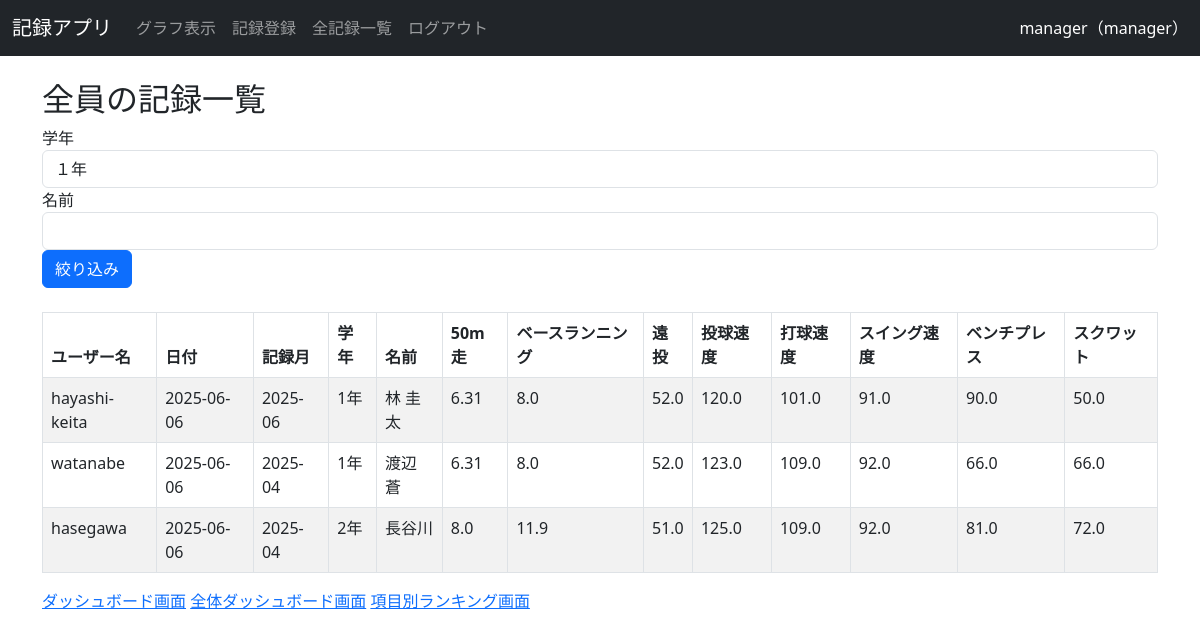
The page /all_records (signed in) on the database its author committed.
### models.py (models this page shows)
class User(UserMixin, db.Model):
    id = db.Column(db.Integer, primary_key=True)  # 各ユーザーの一意のIDを付ける
    username = db.Column(db.String(150), unique=True, nullable=False)  # ユーザー名、重複を許さない、空も不可
    password = db.Column(db.String(150), nullable=True)  # パスワード、空は不可
    role = db.Column(db.String(50), default='member')
    grade = db.Column(db.String(10))
    name = db.Column(db.String(50))
    records = db.relationship('Record', backref='user', lazy=True)

class Record(db.Model):
    id = db.Column(db.Integer, primary_key=True)
    user_id = db.Column(db.Integer, db.ForeignKey('user.id'), nullable=False)
    date = db.Column(db.Date, default=datetime.now)
    month = db.Column(db.String(10))
    grade = db.Column(db.String(10))
    name = db.Column(db.String(50))
    run_50m = db.Column(db.Float)
    base_running = db.Column(db.Float)
    long_throw = db.Column(db.Float)
    pitch_speed = db.Column(db.Float)
    hit_speed = db.Column(db.Float)
    swing_speed = db.Column(db.Float)
    bench_press = db.Column(db.Float)
    squat = db.Column(db.Float)
    member_approval = db.Column(db.Boolean, default=False)
    coach_approval = db.Column(db.Boolean, default=False)

### routes/record.py (the view)
@record.route('/all_records', methods=['GET'])
@login_required
def all_records():
    if current_user.role == 'member':
        flash('アクセス権限がありません。', 'danger')
        return redirect(url_for('index'))
    form = FilterForm(request.args)
    query = Record.query.join(User)  # データベースからユーザー名を検索し結合
    if form.validate_on_submit():
        if form.grade.data:
            query = query.filter(User.grade == form.grade.data)
        if form.name.data:
            query =query.filter(User.name.contains(form.name.data))
    records = Record.query.order_by(Record.date.desc()).all()
    users = {user.id: user.username for user in User.query.all()}
    return render_template('all_records.html', records=records, users=users, form=form)

### forms.py
class FilterForm(FlaskForm):
    grade = SelectField('学年', choices=[('１年', '１年'), ('２年', '２年'), ('３年', '３年')])
    name = StringField('名前')
    submit = SubmitField('絞り込み')

### app.py (called while the page is built)
@LoginManager.user_loader  # Flask-Loginが「今ログインしている人」を取得する方法を定義
def load_user(user_id):
    return User.query.get(int(user_id))  # データベースから user_id に一致するユーザーを探して返す

### templates/all_records.html (shortened to what this page needs)
{% extends "layout.html" %}
{% block content %}
  <h2>全員の記録一覧</h2>
  <form method="get" action="{{ url_for('record.all_records') }}" class="form-inline mb-4">
    <div class="form-group mr-2">
      {{ form.grade.label(class="mr-2") }}
      {{ form.grade(class="form-control") }}
    </div>
    <div class="form-group mr-2">
      {{ form.name.label(class="mr-2") }}
      {{ form.name(class="form-control") }}
    </div>
    <button type="submit" class="btn btn-primary">{{ form.submit.label }}</button>
  </form>
  <table class="table table-striped table-bordered">
    <thead>
      <tr>
        <th>ユーザー名</th>
        <th>日付</th>
        <th>記録月</th>
        <th>学年</th>
        <th>名前</th>
        <th>50m走</th>
        <th>ベースランニング</th>
        <th>遠投</th>
        <th>投球速度</th>
        <th>打球速度</th>
        <th>スイング速度</th>
        <th>ベンチプレス</th>
        <th>スクワット</th>
      </tr>
    </thead>
    <tbody>
      {% for record in records %}
        <tr>
          <td>{{ users[record.user_id] }}</td>
          <td>{{ record.date.strftime('%Y-%m-%d') }}</td>
          <td>{{ record.month }}</td>
          <td>{{ record.grade }}</td>
          <td>{{ record.name }}</td>
          <td>{{ record.run_50m }}</td>
          <td>{{ record.base_running }}</td>
          <td>{{ record.long_throw }}</td>
          <td>{{ record.pitch_speed }}</td>
          <td>{{ record.hit_speed }}</td>
          <td>{{ record.swing_speed }}</td>
          <td>{{ record.bench_press }}</td>
          <td>{{ record.squat }}</td>
        </tr>
      {% endfor %}
    </tbody>
  </table>
  <a href="{{ url_for('dashboard.show_dashboard') }}">ダッシュボード画面</a>
  <a href="{{ url_for('dashboard.dashboard_summary') }}">全体ダッシュボード画面</a>
  <a href="{{ url_for('dashboard.ranking') }}">項目別ランキング画面</a>
  {% endblock %}

### templates/layout.html (shortened to what this page needs)
<!DOCTYPE html>
<html lang="ja">
<head>
  <link href="https://cdn.jsdelivr.net/npm/bootstrap@5.3.0/dist/css/bootstrap.min.css" rel="stylesheet">
</head>
<body>
  <nav class="navbar navbar-expand-lg navbar-dark bg-dark">
    <div class="container-fluid">
      <a class="navbar-brand" href="{{ url_for('index') }}">記録アプリ</a>
      <div class="collapse navbar-collapse" id="navbarNav">
        <ul class="navbar-nav me-auto">
          {% if current_user.is_authenticated %}
            <li class="nav-item">
              <a class="nav-link" href="{{ url_for('dashboard.my_graph', user_id=current_user.id, field='run_50m') }}">
                グラフ表示
              </a>
            </li>
            {% if current_user.role == 'manager' %}
              <li class="nav-item">
                <a class="nav-link" href="{{ url_for('record.register_record') }}">記録登録</a>
              </li>
              <li class="nav-item">
                <a class="nav-link" href="{{ url_for('record.all_records') }}">全記録一覧</a>
              </li>
            {% endif %}
            <li class="nav-item">
              <a class="nav-link" href="{{ url_for('auth.logout') }}">ログアウト</a>
            </li>
          {% endif %}
        </ul>
        {% if current_user.is_authenticated %}
          <span class="navbar-text text-white">
            {{ current_user.username }}（{{ current_user.role }}）
          </span>
        {% endif %}
      </div>
    </div>
  </nav>
  <div class="container mt-4">
    {% block content %}{% endblock %}
  </div>
</body>
</html>

### rows shown on the page
User: username "manager", role "manager"
Record: date "2025-06-06", month "2025-06", grade "1年", name "林 圭太", run_50m "6.31", base_running "8.0", long_throw "52.0", pitch_speed "120.0", hit_speed "101.0", swing_speed "91.0", bench_press "90.0", squat "50.0"
User: username "hayashi-keita"
Record: date "2025-06-06", month "2025-04", grade "1年", name "渡辺 蒼", run_50m "6.31", base_running "8.0", long_throw "52.0", pitch_speed "123.0", hit_speed "109.0", swing_speed "92.0", bench_press "66.0", squat "66.0"
User: username "watanabe"
Record: date "2025-06-06", month "2025-04", grade "2年", name "長谷川", run_50m "8.0", base_running "11.9", long_throw "51.0", pitch_speed "125.0", hit_speed "109.0", swing_speed "92.0", bench_press "81.0", squat "72.0"
User: username "hasegawa"
